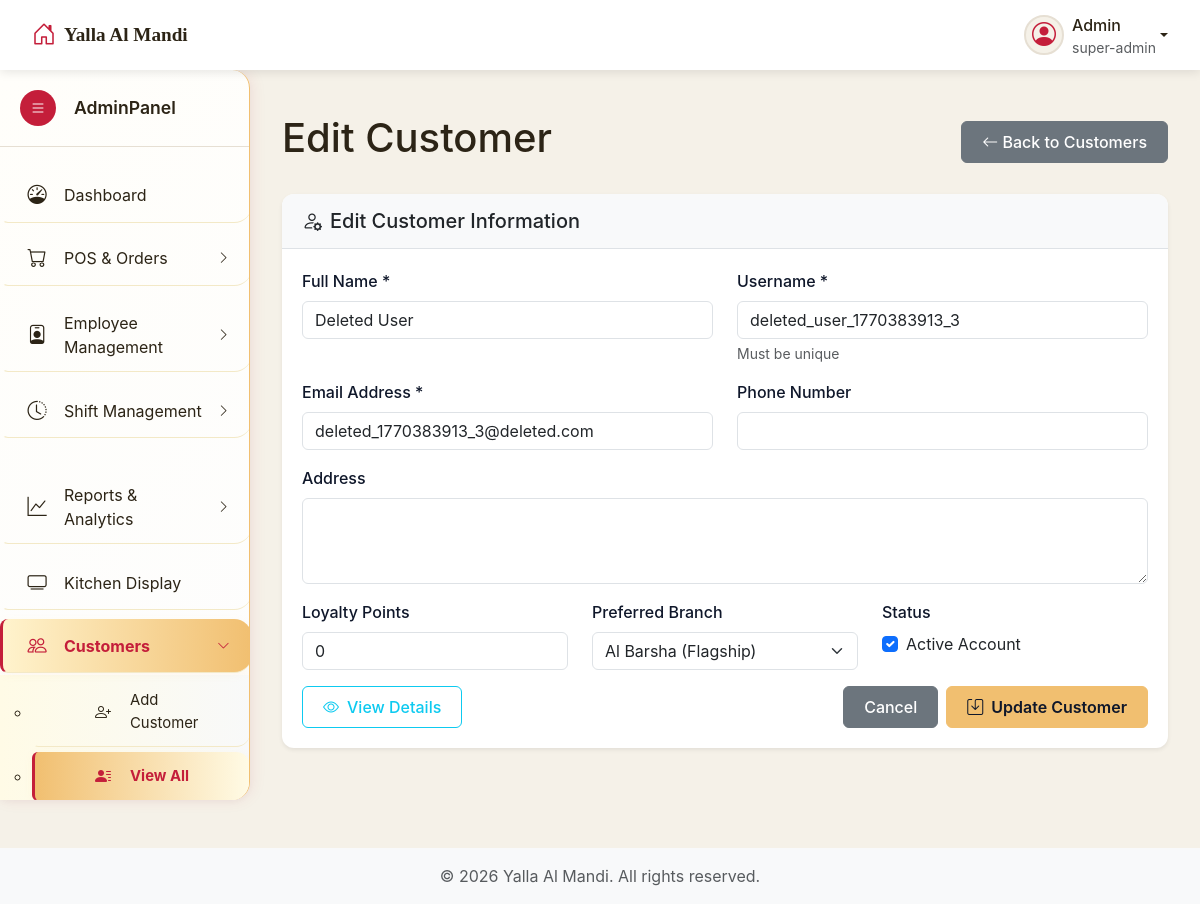
Screenshot of /admin/customers.php?source=edit_customer&id=3 (signed in) with the database file from the repository.
### tables this page shows
CREATE TABLE `users` (
  `id` int NOT NULL,
  `username` varchar(50) NOT NULL,
  `employee_id` varchar(50) DEFAULT NULL,
  `email` varchar(100) NOT NULL,
  `password_hash` varchar(255) NOT NULL,
  `full_name` varchar(100) DEFAULT NULL,
  `phone` varchar(20) DEFAULT NULL,
  `role` enum('customer','admin','super-admin','employee') DEFAULT 'customer',
  `is_active` tinyint(1) DEFAULT '1',
  `created_at` timestamp NOT NULL DEFAULT CURRENT_TIMESTAMP,
  `updated_at` timestamp NOT NULL DEFAULT CURRENT_TIMESTAMP ON UPDATE CURRENT_TIMESTAMP,
  `last_login` timestamp NULL DEFAULT NULL,
  `reset_token` varchar(255) DEFAULT NULL,
  `reset_token_expiry` timestamp NULL DEFAULT NULL,
  `address` text,
  `preferred_branch` int DEFAULT '1',
  `loyalty_points` int DEFAULT '0',
  `last_order_date` date DEFAULT NULL,
  `position` varchar(100) DEFAULT NULL,
  `department` varchar(100) DEFAULT NULL,
  `salary` decimal(10,2) DEFAULT '0.00',
  `hire_date` date DEFAULT NULL
);

### admin/includes/edit_customer.php (the view, shortened to what this page needs)
<?php
$customer_id = (int)$_GET['id'];
$stmt = $connection->prepare("SELECT * FROM users WHERE id = ? AND role = 'customer'");
$stmt->bind_param("i", $customer_id);
$stmt->execute();
$result = $stmt->get_result();
$customer = $result->fetch_assoc();
?>
<div class="main-content">
    <div class="container-fluid">
        <div class="d-flex justify-content-between align-items-center mb-4">
            <h1 class="page-title">Edit Customer</h1>
            <a href="customers.php" class="btn btn-secondary">
                <i class="bi bi-arrow-left"></i> Back to Customers
            </a>
        </div>
        <div class="card shadow-sm">
            <div class="card-header">
                <h5 class="mb-0"><i class="bi bi-person-gear me-2"></i>Edit Customer Information</h5>
            </div>
            <div class="card-body">
                <form method="POST" action="">
                    <div class="row">
                        <div class="col-md-6">
                            <div class="mb-3">
                                <label for="full_name" class="form-label">Full Name *</label>
                                <input type="text" class="form-control" id="full_name" name="full_name"
                                       value="<?php echo htmlspecialchars($customer['full_name']); ?>" required>
                            </div>
                        </div>
                        <div class="col-md-6">
                            <div class="mb-3">
                                <label for="username" class="form-label">Username *</label>
                                <input type="text" class="form-control" id="username" name="username"
                                       value="<?php echo htmlspecialchars($customer['username']); ?>" required>
                                <div class="form-text">Must be unique</div>
                            </div>
                        </div>
                    </div>
                    <div class="row">
                        <div class="col-md-6">
                            <div class="mb-3">
                                <label for="email" class="form-label">Email Address *</label>
                                <input type="email" class="form-control" id="email" name="email"
                                       value="<?php echo htmlspecialchars($customer['email']); ?>" required>
                            </div>
                        </div>
                        <div class="col-md-6">
                            <div class="mb-3">
                                <label for="phone" class="form-label">Phone Number</label>
                                <input type="tel" class="form-control" id="phone" name="phone"
                                       value="<?php echo htmlspecialchars($customer['phone'] ?? ''); ?>">
                            </div>
                        </div>
                    </div>
                    <div class="mb-3">
                        <label for="address" class="form-label">Address</label>
                        <textarea class="form-control" id="address" name="address" rows="3"><?php echo htmlspecialchars($customer['address'] ?? ''); ?></textarea>
                    </div>
                    <div class="row">
                        <div class="col-md-4">
                            <div class="mb-3">
                                <label for="loyalty_points" class="form-label">Loyalty Points</label>
                                <input type="number" class="form-control" id="loyalty_points" name="loyalty_points"
                                       value="<?php echo $customer['loyalty_points']; ?>" min="0">
                            </div>
                        </div>
                        <div class="col-md-4">
                            <div class="mb-3">
                                <label for="preferred_branch" class="form-label">Preferred Branch</label>
                                <select class="form-select" id="preferred_branch" name="preferred_branch">
                                    <?php
                                    $branches = $connection->query("SELECT id, name FROM branches WHERE is_active = 1");
                                    while ($branch = $branches->fetch_assoc()) {
                                        $selected = $customer['preferred_branch'] == $branch['id'] ? 'selected' : '';
                                        echo "<option value='{$branch['id']}' $selected>{$branch['name']}</option>";
                                    }
                                    ?>
                                </select>
                            </div>
                        </div>
                        <div class="col-md-4">
                            <div class="mb-3">
                                <label class="form-label">Status</label>
                                <div class="form-check">
                                    <input class="form-check-input" type="checkbox" id="is_active" name="is_active" value="1"
                                           <?php echo $customer['is_active'] ? 'checked' : ''; ?>>
                                    <label class="form-check-label" for="is_active">
                                        Active Account
                                    </label>
                                </div>
                            </div>
                        </div>
                    </div>
                    <div class="d-flex justify-content-between align-items-center">
                        <div>
                            <a href="customers.php?source=view_customer&id=<?php echo $customer_id; ?>"
                               class="btn btn-outline-info">
                                <i class="bi bi-eye me-2"></i>View Details
                            </a>
                        </div>
                        <div class="d-flex gap-2">
                            <a href="customers.php" class="btn btn-secondary">Cancel</a>
                            <button type="submit" class="btn btn-primary">
                                <i class="bi bi-save me-2"></i>Update Customer
                            </button>
                        </div>
                    </div>
                </form>
            </div>
        </div>
    </div>
</div>

### admin/resources/css/admin-style.css (style rules this page uses)
body { font-family: 'Inter', 'Segoe UI', sans-serif; background-color: var(--color-beige); color: var(--color-dark-brown); overflow-x: hidden; padding-top: var(--top-nav-height); }
.main-content { margin-left: var(--sidebar-width); padding: 20px; transition: margin-left 0.3s ease; min-height: calc(100vh - var(--top-nav-height)); }
.card { border: none; border-radius: 10px; box-shadow: 0 5px 15px rgba(0, 0, 0, 0.08); transition: all 0.3s ease; }
.card-header { position: relative; left: 0; background-color: var(--color-white); border-bottom: 1px solid var(--color-sand); padding: 15px 20px; font-weight: 600; }
.card-body { padding: 20px; }
.btn { border-radius: 6px; font-weight: 500; padding: 8px 20px; transition: all 0.3s ease; }
.btn-primary { background-color: var(--color-red); border-color: var(--color-red); }
.form-label { font-weight: 500; color: #0f172a; margin-bottom: 0.5rem; }
.card { border: none; border-radius: 12px; }
.card-header { background-color: #f8f9fa; border-bottom: 1px solid #dee2e6; border-radius: 12px 12px 0 0 !important; }
.btn-primary { background: #f1bf70; border-color: #f1bf70; color: #0f172a; font-weight: 600; }

### admin/includes/header.php (style rules this page uses)
:root { --color-red: #c41e3a; --color-red-light: #e84c4c; --color-beige: #f5f1e8; --color-sand: #e6dfd3; --color-dark-brown: #2c2416; --color-soft-black: #1a1a1a; --color-olive: #8a8635; --color-copper: #b87333; --color-white: #ffffff; --color-light-gray: #f8f9fa; --sidebar-width: 250px; --sidebar-collapsed-width: 70px; --top-nav-height: 70px; }

### rows the page displays
users: full_name "Deleted User", username "deleted_user_1770383913_3", email "deleted_1770383913_3@deleted.com", loyalty_points "0", is_active "☑"

### other values shown
$current_user['username'] "Admin"
$_SESSION['role'] "super-admin"
form field preferred_branch "Al Barsha (Flagship)"
